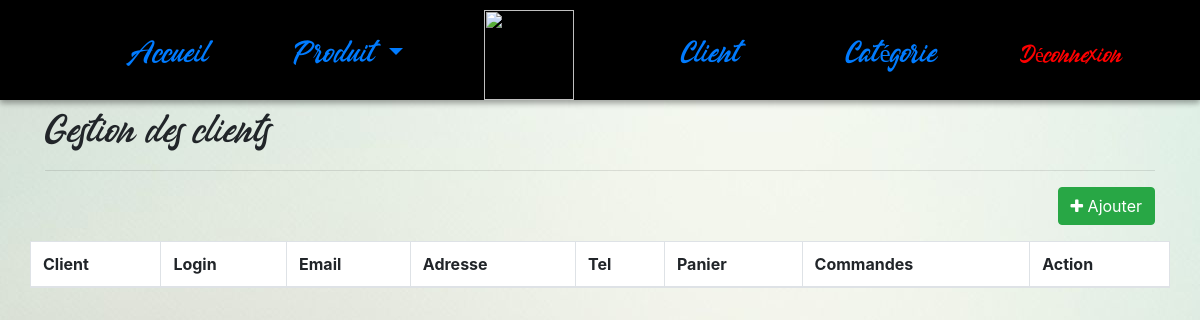
The page /Franck/utilisateur (signed in) on the database as committed earlier.
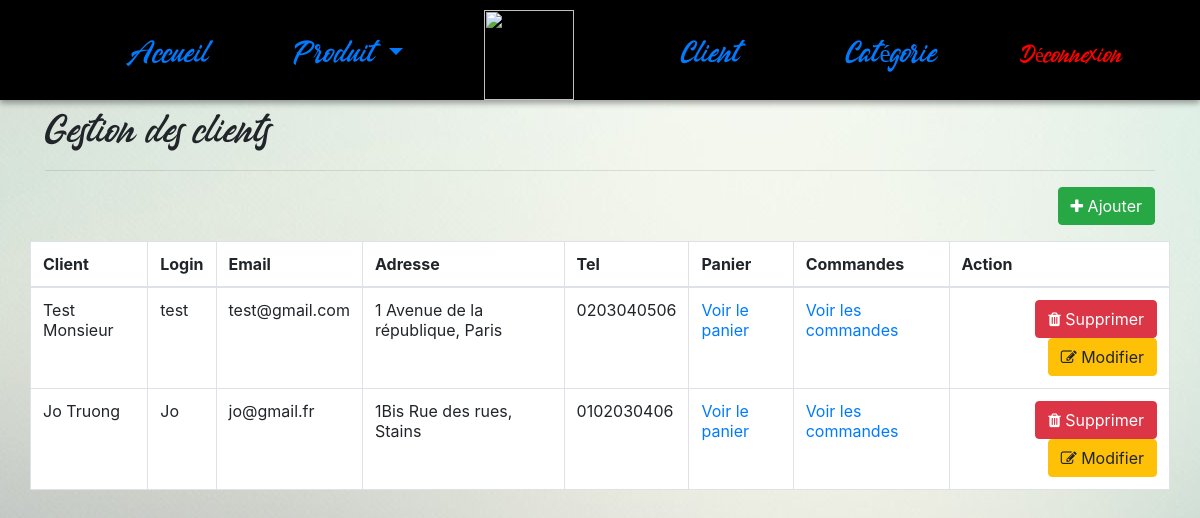
The same page on the database as committed later.
### tables this page shows
CREATE TABLE `user` (
  `id_u` int(11) NOT NULL,
  `login` varchar(50) NOT NULL,
  `mdp` varchar(255) NOT NULL,
  `nom` varchar(50) NOT NULL,
  `prenom` varchar(50) NOT NULL,
  `ville` varchar(50) NOT NULL,
  `rue` varchar(150) NOT NULL,
  `numero` varchar(10) NOT NULL,
  `tel` varchar(20) NOT NULL,
  `email` varchar(50) NOT NULL,
  `lvl` int(11) NOT NULL DEFAULT '1',
  `selected` tinyint(1) NOT NULL DEFAULT '0'
);

### Franck/2-Controller/utilisateur.php (called while the page is built, shortened)
<?php
    $listUser = utilisateur::getAllUser();
    Head("Client");
    require "4-View/utilisateurView.php";

### Franck/index.php (called while the page is built, shortened)
<?php
require "2-Controller/".$_GET['p'].".php";
$content = ob_get_contents();
require "template.php";

### Franck/1-Class/utilisateur.class.php (called while the page is built, shortened)
<?php
class utilisateur
{
    public static function getAllUser(){
        global $bdd;
        $req = $bdd->prepare("SELECT * FROM user WHERE lvl < 2 ORDER BY nom, prenom");
        $req->execute();
        return $req->fetchAll(PDO::FETCH_ASSOC);
    }
}

### Franck/template.php (the view, shortened to what this page needs)
<?php if(isset($_SESSION['connecte']) && $_SESSION['connecte'] == true) { ?>
<div class="container-fluid">
    <div class="row">
        <div class="col-12" style="padding: 0">
            <header>
                <nav>
                    <ul>
                        <li><a href="<?=URL_HOME;?>/accueil" class="font-text">Accueil</a></li>
                        <li class="nav-item dropdown">
                            <a class="nav-link dropdown-toggle font-text" href="#" id="navbarDropdown" data-toggle="dropdown">
                                Produit
                            </a>
                        </li>
                        <li><img src="<?=URL_HOME;?>/css/logo.png" height="90" width="90"> </li>
                        <li><a href="<?=URL_HOME;?>/utilisateur" class="font-text">Client</a></li>
                        <li><a href="<?=URL_HOME;?>/categorie" class="font-text">Catégorie</a></li>
                        <li><a href="<?=URL_HOME;?>/connexion?action=deconnexion" class="font-text" style="color: red"><small>Déconnexion</small> </a></li>
                    </ul>
                </nav>
            </header>
        </div>
    </div>
</div>
<?php }
echo $content;?>
</body>
</html>

### Franck/0-config/code-affichage.php (shortened to what this page needs)
<?php
function Head($titre = "")
{ ?>
    <!doctype html>
    <html lang="fr">
    <head >
        <link rel = "stylesheet" href = "<?=URL_HOME;?>/css/bootstrap.min.css">
        <link rel = "stylesheet" href = "<?=URL_HOME;?>/css/style.css">
        <link rel = "stylesheet" href = "<?=URL_HOME;?>/css/font-awesome.min.css">
    </head>
    <body>
    <?php
}
    ?>

### Franck/4-View/utilisateurView.php (shortened to what this page needs)
<div class="container">
    <section class="row">
        <div class="col-12 mt-3">
            <h2 class="title-gestion">Gestion des clients</h2>
            <hr>
        </div>
    </section>
    <?php if(!isset($_GET['action'])){ ?>
    <section class="row">
        <div class="col-12">
            <a href="<?=URL_HOME;?>/utilisateur?action=1"><button class="btn btn-success float-right mb-3"><i class="fa fa-plus"></i> Ajouter</button> </a>
        </div>
        <table class="table table-bordered" style="background: white">
            <thead>
            <tr>
                <th>Client</th>
                <th>Login</th>
                <th>Email</th>
                <th>Adresse</th>
                <th>Tel</th>
                <th>Panier</th>
                <th>Commandes</th>
                <th>Action</th>
            </tr>
            </thead>
            <tbody>
            <?php foreach($listUser as $k=>$v) { ?>
                <tr>
                    <td><?=$v['prenom']." ".$v['nom'];?></td>
                    <td><?=$v['login'];?></td>
                    <td><?=$v['email'];?></td>
                    <td><?=$v['numero']." ".$v['rue'].", ".$v['ville'];?></td>
                    <td><?=$v['tel'];?></td>
                    <td><a href="<?=URL_HOME;?>/panier/<?=$v['id_u'];?>">Voir le panier</a> </td>
                    <td><a href="<?=URL_HOME;?>/commande?opt=<?=$v['id_u'];?>">Voir les commandes</a> </td>
                    <td>
                        <a href="<?=URL_HOME;?>/utilisateur?action=3&id=<?=$v['id_u'];?>"><button class="btn btn-danger float-right ml-3"><i class="fa fa-trash"></i> Supprimer</button></a>
                        <a href="<?=URL_HOME;?>/utilisateur?action=2&id=<?=$v['id_u'];?>"> <button class="btn btn-warning float-right"><i class="fa fa-edit"></i> Modifier</button></a>
                    </td>
                </tr>
            <?php } ?>
            </tbody>
        </table>
    </section>
    <?php } ?>
</div>

### Franck/css/style.css (style rules this page uses)
body { background: url("fond.jpg") fixed no-repeat center; }
header { width:100%; height: 100px; padding-top: 10px; background: black; color: white; font-size: 25px; text-align: center; box-shadow: 0 3px 6px rgba(0,0,0,0.16), 0 3px 6px rgba(0,0,0,0.23); }
.font-text { font-family: Fabiana; }
nav ul li { display: inline-block; list-style: none; width: 15%; }
section div a { text-decoration: none; color: black; }
.title-gestion { font-family: Fabiana; }

Rows that differ between the two databases and show on the page:
added user: prenom "Test", nom "Monsieur", login "test", email "test@gmail.com", numero "1", rue "Avenue de la république", ville "Paris", tel "0203040506"
added user: prenom "Jo", nom "Truong", login "Jo", email "jo@gmail.fr", numero "1Bis", rue "Rue des rues", ville "Stains", tel "0102030406"
